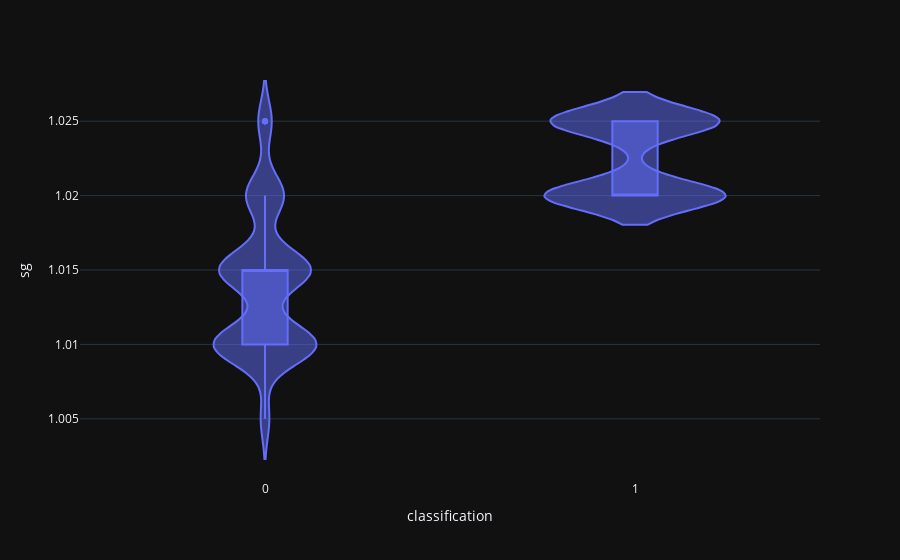

Here is the notebook cell this chart was saved with:
### Code cell
violin('sg')

### Figure 1 — Plotly figure (JSON) as saved in the notebook; plotly's stock layout.template omitted (floating-point values rounded to 4 significant figures; data arrays with more than 128 entries replaced by an {"elided": "..."} marker saying what was removed)
{"data": [{"alignmentgroup": "True", "box": {"visible": true}, "hovertemplate": "classification=%{x}<br>sg=%{y}<extra></extra>", "legendgroup": "", "marker": {"color": "#636efa"}, "name": "", "offsetgroup": "", "orientation": "v", "scalegroup": "True", "showlegend": false, "type": "violin", "x": {"elided": "400 int values"}, "x0": " ", "xaxis": "x", "y": {"elided": "400 float values"}, "y0": " ", "yaxis": "y"}], "layout": {"legend": {"tracegroupgap": 0}, "margin": {"t": 60}, "violinmode": "group", "xaxis": {"anchor": "y", "domain": [0, 1], "title": {"text": "classification"}}, "yaxis": {"anchor": "x", "domain": [0, 1], "title": {"text": "sg"}}}}
